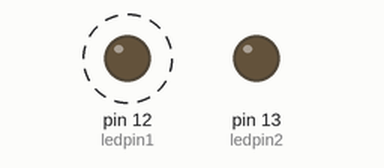
This sketch was run on a simulated Arduino Uno, built with avr-gcc and run on an emulated ATmega328P. Parts: output pins drawn as LEDs (lit = HIGH). Dashed ring = blinking.

Above: at 0.5 s.
At 7.5 s:
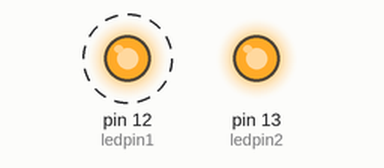
Timing chart, 0 to 9.2 s (numbered marks = the images above):
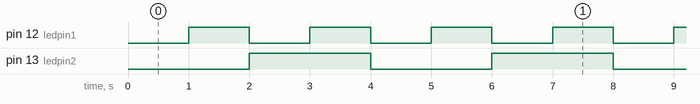

The sketch:

INTERRUPT1.ino
```cpp
int ledpin1=12, ledpin2=13;
int ledstate1=LOW, ledstate2=LOW, count=0;
long previousmillis=0;
long interval=1000;

void setup()
{
  pinMode(ledpin1,OUTPUT);
  pinMode(ledpin2,OUTPUT);
}

void loop()
{
  unsigned long currentmills=millis();
  if(currentmills-previousmillis >= interval)
  {
    previousmillis = currentmills;
    if(ledstate1==LOW) ledstate1=HIGH;
    else ledstate1=LOW;

    ++count;

    if(count%2==0) // % 뒤의 숫자 만큼 늦게 작동함. 위의 LED가 켜짐 또는 꺼짐을 1회로 카운팅함.
    if(ledstate2==LOW) ledstate2=HIGH;
    else ledstate2=LOW;
    digitalWrite(ledpin2,ledstate2);

    digitalWrite(ledpin1,ledstate1);
  }
}
```

Measured:
- by itself, pin 12 (ledpin1): alternates HIGH for 1.0 s and LOW for 1.0 s
- by itself, pin 13 (ledpin2): alternates HIGH for 2.0 s and LOW for 2.0 s
- by itself, everything shown: repeats every 4.0 s, in 4 steps
